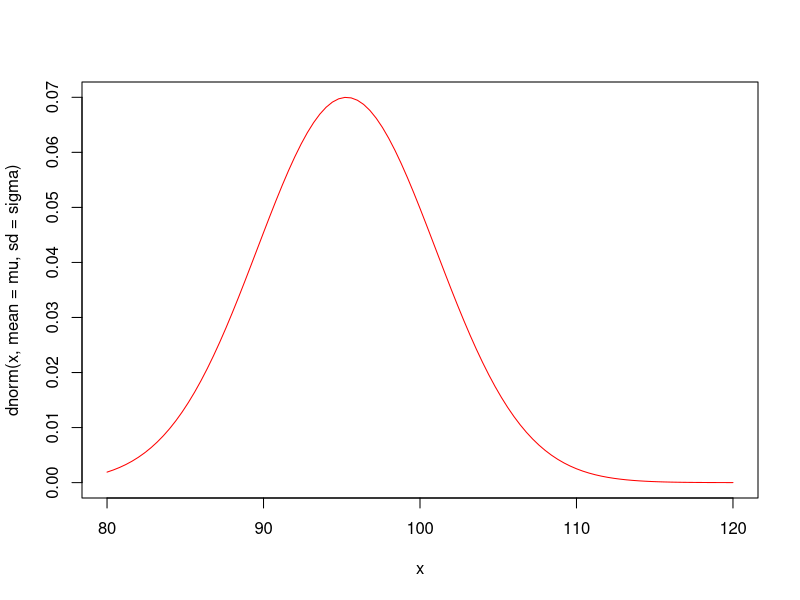
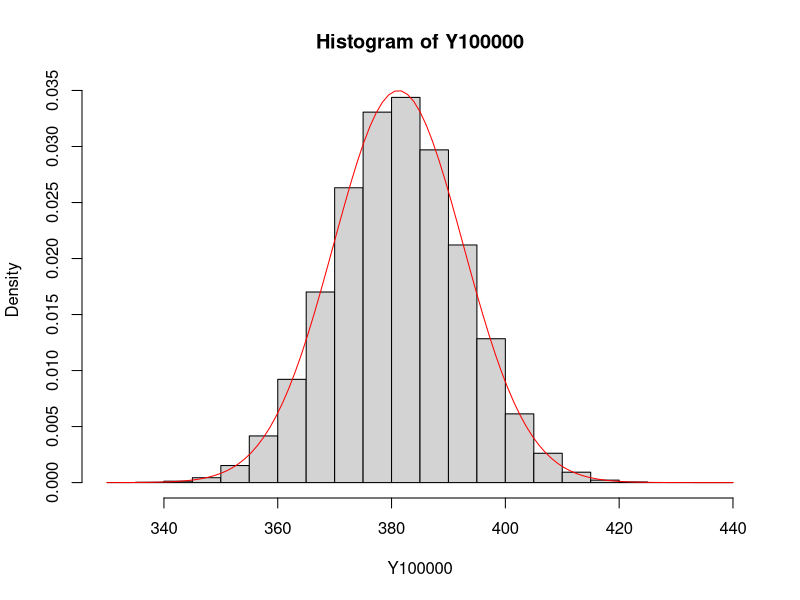
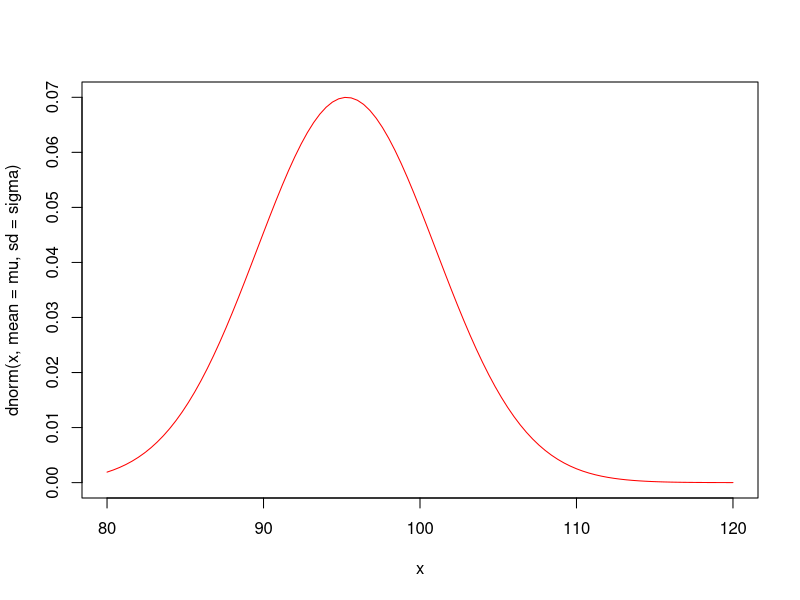
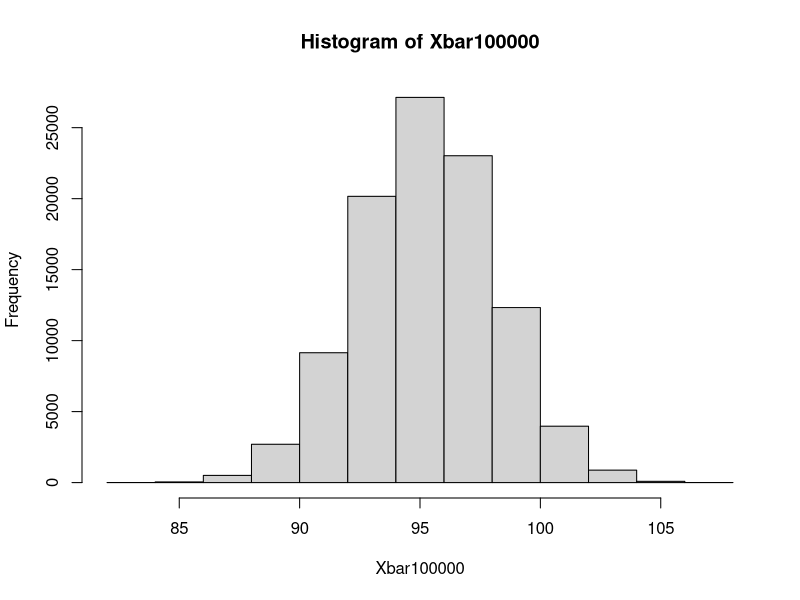
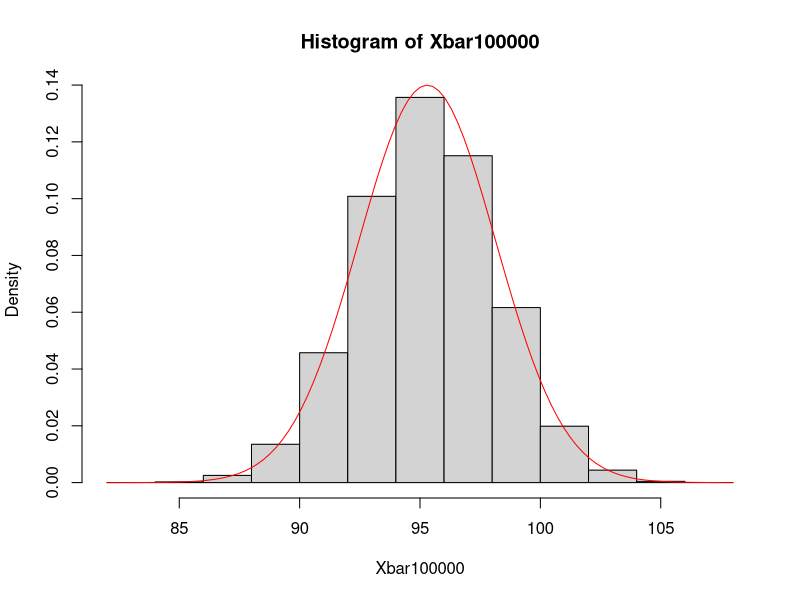
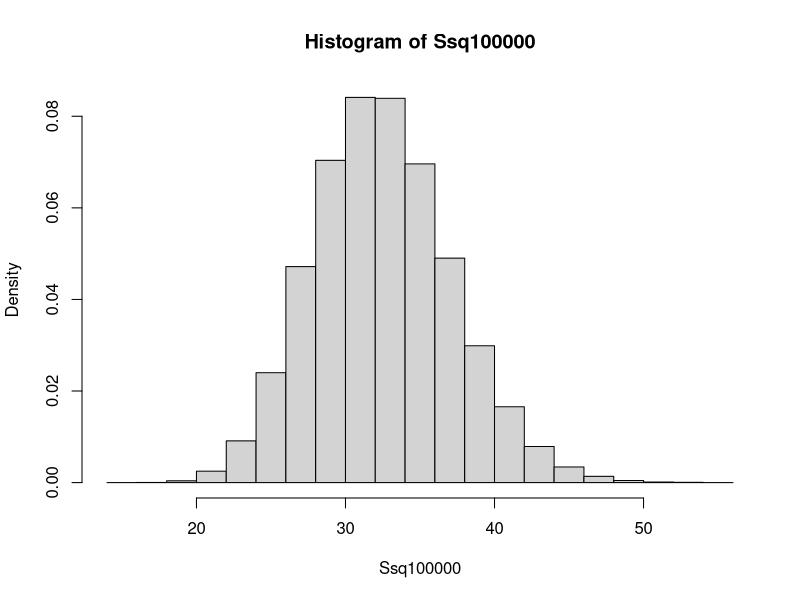
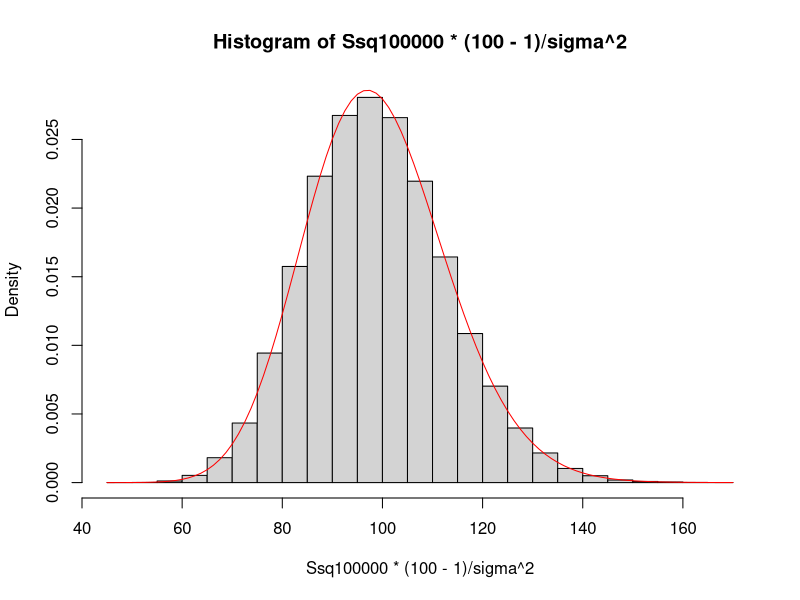

Source code (R) for these figures, in order:
#exs q2-> 1 identificar modelo- binomial, binomial negativa (resistencia), hipergeometrica, poisson, uniforme, exponencial,normal
#binomial (encuesta) (repetición de ensayo de bernoulli) P(X=13)=dbinom(13,n,p)
#identificar parámetros
#problema 1
#distribución normal

mu<-95.3
sigma<-5.7
#N->N(mu,sigma^2)
curve(dnorm(x,mean=mu,sd=sigma),xlim=c(80,120),col="red")
#a formula directa E(Y)=N*u
Y<- function(i){sum(rnorm(4,mean=mu, sd=sigma))} #creem la nova variable aleatoria de la suma
Y100000<-sapply(1:100000,Y)
mean(Y100000)#mitjana de 1000 repeticions
hist(Y100000,freq=FALSE)
#teorema suma muestral (foto 14/11)
curve(dnorm(x,4*mu, 2*sigma),col="red",add=TRUE)
#resposta=4*mu
4*mu
#b formula directa V(Y)=n*sigma^2
Y<- function(i){sum(rnorm(100,mean=mu, sd=sigma))} #creem la nova variable aleatoria de la suma
Y100000<-sapply(1:100000,Y)
var(Y100000)
100*sigma^2

#c
curve(dnorm(x,mean=mu,sd=sigma),xlim=c(80,120),col="red")
#P(X>103)
1-pnorm(103,mu,sigma)

#d
Xbar<- function(i){mean(rnorm(4,mean=mu, sd=sigma))} 
Xbar100000<-sapply(1:100000,Xbar)
hist(Xbar100000)
mean(Xbar100000<98)
hist(Xbar100000,freq=FALSE)
curve(dnorm(x,mu,sigma/sqrt(4)),add=TRUE,col="red")
pnorm(98,mu,sigma/sqrt(4)) #foto

#e (foto)
Ssq<- function(i){var(rnorm(100,mean=mu, sd=sigma))} 
Ssq100000<-sapply(1:100000,Ssq)
hist(Ssq100000,freq=FALSE)
mean(Ssq100000>32)
hist(Ssq100000*(100-1)/sigma^2,freq=FALSE)
curve(dchisq(x,100-1),add=TRUE,col="red")     
w<-32*(100-1)/sigma^2
w
1-pchisq(w,100-1)
mean(Ssq100000>32)
